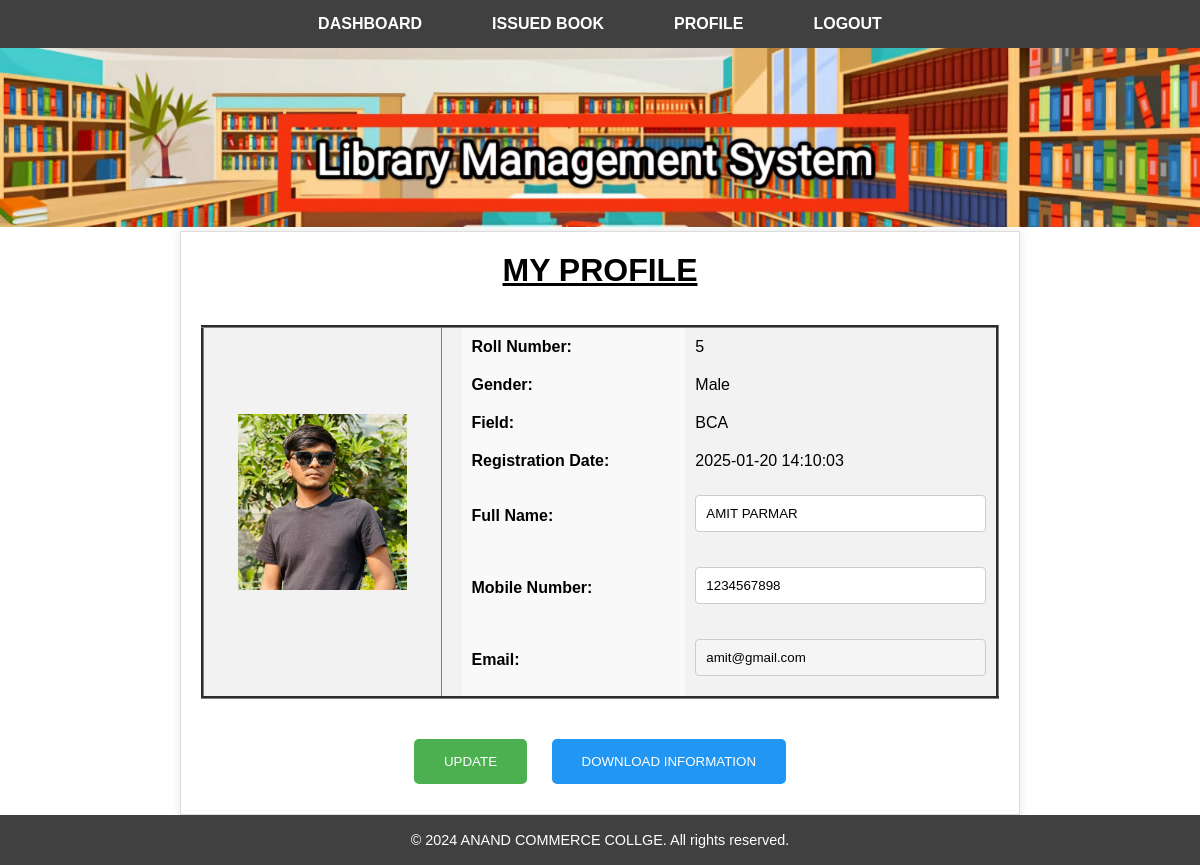
Page /myprofile.php (signed in) on the committed database.
### tables this page shows
CREATE TABLE `student` (
  `roll_no` int(10) NOT NULL,
  `f_name` varchar(50) NOT NULL,
  `email_id` varchar(30) NOT NULL,
  `m_no` varchar(10) NOT NULL,
  `password` varchar(10) NOT NULL,
  `gender` varchar(10) NOT NULL,
  `field` varchar(50) NOT NULL,
  `reg_date` datetime NOT NULL DEFAULT current_timestamp(),
  `img` varchar(250) NOT NULL
);

### myprofile.php (the view, shortened to what this page needs)
<?php
$conn = mysqli_connect("localhost", "root", "", "proj_libraryy");
?>
<!DOCTYPE html>
<html>
<head>
    <link href="StyleSheet.css" rel="stylesheet" type="text/css" />
</head>
<body>
    <?php include("hedfoot/userbar.php"); ?>
    <div class="signup-form" style="width: 70%; margin: 0 auto; padding: 20px; font-family: Arial, sans-serif;">
        <form action="myprofile.php" method="post">
            <center><h1 style="font-weight: bold; text-decoration: underline; color: black;">MY PROFILE</h1></center><br><br>
            <?php
                $email = $_SESSION['email'];
                $sql = "SELECT `roll_no`, `f_name`, `email_id`, `m_no`, `gender`, `field`, `reg_date`, `img` FROM `student` WHERE `email_id`='$email';";
                $results = mysqli_query($conn, $sql);
                if (mysqli_num_rows($results) > 0) {
                    foreach ($results as $result) {
            ?>
            <table border="3" cellpadding="10" cellspacing="0" style="width: 100%; border-collapse: collapse; margin-bottom: 30px;">
                <tr>
                    <td style="width: 30%; text-align: center; background-color: #f2f2f2; padding-bottom: 20px;">
                        <img src="<?php echo htmlspecialchars($result['img']); ?>" width="80%" height="auto" alt="Profile Image" style="padding: 10px; display: block; margin-left: auto; margin-right: auto;">
                    </td>
                    <td style="width: 70%; padding-left: 20px; text-align: left; background-color: #f2f2f2;">
                        <table style="width: 100%; border-collapse: collapse;">
                            <tr>
                                <td style="font-weight: bold; background-color: #f9f9f9; padding: 10px;">Roll Number:</td>
                                <td style="padding: 10px;"><?php echo htmlentities($result['roll_no']); ?></td>
                            </tr>
                            <tr>
                                <td style="font-weight: bold; background-color: #f9f9f9; padding: 10px;">Gender:</td>
                                <td style="padding: 10px;"><?php echo htmlentities($result['gender']); ?></td>
                            </tr>
                            <tr>
                                <td style="font-weight: bold; background-color: #f9f9f9; padding: 10px;">Field:</td>
                                <td style="padding: 10px;"><?php echo htmlentities($result['field']); ?></td>
                            </tr>
                            <tr>
                                <td style="font-weight: bold; background-color: #f9f9f9; padding: 10px;">Registration Date:</td>
                                <td style="padding: 10px;"><?php echo htmlentities($result['reg_date']); ?></td>
                            </tr>
                            <tr>
                                <td style="font-weight: bold; background-color: #f9f9f9; padding: 10px;">Full Name:</td>
                                <td style="padding: 10px;">
                                    <input type="text" name="fn" value="<?php echo htmlentities($result['f_name']); ?>" oninput="validateName(this)" style="width: 100%; padding: 10px; border: 1px solid #ccc; border-radius: 4px; margin-top: 5px;">
                                </td>
                            </tr>
                            <tr>
                                <td style="font-weight: bold; background-color: #f9f9f9; padding: 10px;">Mobile Number:</td>
                                <td style="padding: 10px;">
                                    <input type="tel" name="mn" value="<?php echo htmlentities($result['m_no']); ?>" oninput="validateMobileNumber(this)" style="width: 100%; padding: 10px; border: 1px solid #ccc; border-radius: 4px; margin-top: 5px;">
                                </td>
                            </tr>
                            <tr>
                                <td style="font-weight: bold; background-color: #f9f9f9; padding: 10px;">Email:</td>
                                <td style="padding: 10px;">
                                    <input type="text" name="email" value="<?php echo htmlentities($result['email_id']); ?>" required readonly style="width: 100%; padding: 10px; border: 1px solid #ccc; border-radius: 4px; background-color: #f5f5f5; margin-top: 5px;">
                                </td>
                            </tr>
                        </table>
                    </td>
                </tr>
            </table>
            <div style="text-align: center;">
                <button type="submit" name="update" style="background-color: #4CAF50; color: white; padding: 15px 30px; border: none; border-radius: 5px; cursor: pointer; margin: 10px;">UPDATE</button>
                <button type="submit" name="pdf" style="background-color: #2196F3; color: white; padding: 15px 30px; border: none; border-radius: 5px; cursor: pointer; margin: 10px;">DOWNLOAD INFORMATION</button>
            </div>
        <?php }} ?>
        </form>
    </div>
    <?php include("hedfoot/footer.php"); ?>
</body>
</html>

### StyleSheet.css (style rules this page uses)
* { margin: 0; padding: 0; box-sizing: border-box; }
body { font-family: Arial, sans-serif; display: flex; flex-direction: column; min-height: 100vh; }
input { width: calc(100% - 22px); padding: 10px; margin-bottom: 10px; border: 1px solid #ddd; }
button { padding: 10px 15px; background-color: #333; color: #fff; border: none; cursor: pointer; }
.signup-form { margin: 40px auto; padding: 20px; border: 1px solid #ddd; background-color: #fff; width: 40%; box-shadow: 0 0 10px rgba(0, 0, 0, 0.1); display: fixed; flex-direction: column; align-items: left; text-align: left; }

### rows in the picture
student: img (picture), roll_no "5", gender "Male", field "BCA", reg_date "2025-01-20 14:10:03", fn "AMIT PARMAR", mn "1234567898", email "amit@gmail.com"
